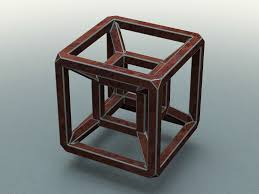
#> input picture image.jpg, 259 x 194 px
$ jupyter execute --allow-errors main.ipynb
#> lines starting #> are read from the running program, lines starting #| are printed output that depends on the picture
[cell 1]
import cv2
import numpy as np
from typing import Tuple

[cell 2]
# Load the input image
img: np.ndarray = cv2.imread("image.jpg")
#> img is the input picture: shape (194, 259, 3); mean B, G, R 132.2, 133.3, 131.1

# Resize the input
img_resized: np.ndarray = cv2.resize(img, (224, 224))
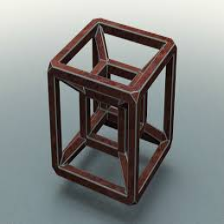
#> img_resized: shape (224, 224, 3); mean B, G, R 132.1, 133.2, 131
